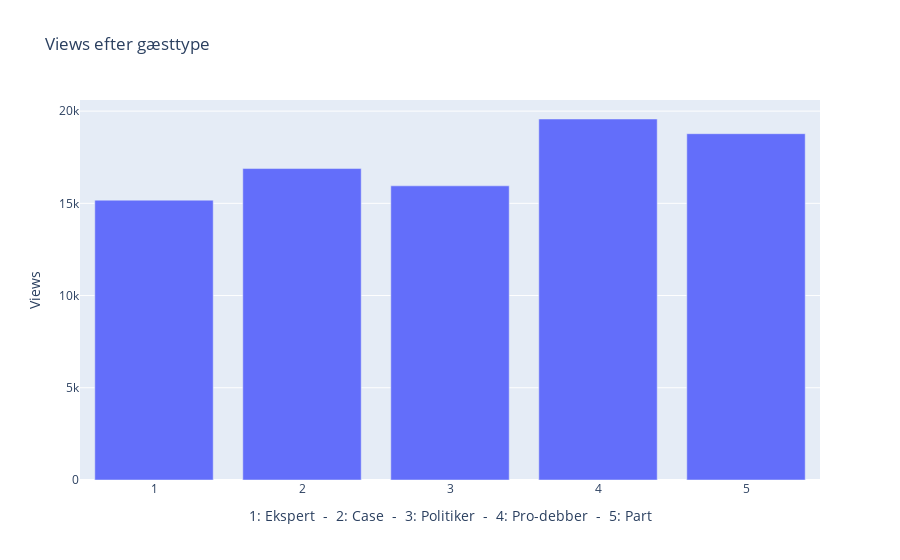

Notebook code for this chart:
### Markdown cell above
Lad os prøve at se, om der er forskel på, hvordan de forskellige gæsttyper performer

### Code cell
df_gtype = df.groupby('Gtype')['Views'].mean().reset_index()
fig = px.bar(df_gtype, x='Gtype', y='Views', title='Views efter gæsttype')

fig.update_xaxes(title_text='1: Ekspert  -  2: Case  -  3: Politiker  -  4: Pro-debber  -  5: Part')

fig.show()

### Figure 1 — Plotly figure (JSON) as saved in the notebook; plotly's stock layout.template omitted (floating-point values rounded to 4 significant figures)
{"data": [{"alignmentgroup": "True", "hovertemplate": "Gtype=%{x}<br>Views=%{y}<extra></extra>", "legendgroup": "", "marker": {"color": "#636efa", "pattern": {"shape": ""}}, "name": "", "offsetgroup": "", "orientation": "v", "showlegend": false, "textposition": "auto", "type": "bar", "x": [1, 2, 3, 4, 5], "xaxis": "x", "y": [15170.0, 16886, 15950.0, 19570.0, 18780.0], "yaxis": "y"}], "layout": {"autosize": true, "barmode": "relative", "legend": {"tracegroupgap": 0}, "title": {"text": "Views efter gæsttype"}, "xaxis": {"anchor": "y", "autorange": true, "domain": [0, 1], "range": [0.5, 5.5], "title": {"text": "1: Ekspert  -  2: Case  -  3: Politiker  -  4: Pro-debber  -  5: Part"}, "type": "linear"}, "yaxis": {"anchor": "x", "autorange": true, "domain": [0, 1], "range": [0, 20600.0], "title": {"text": "Views"}, "type": "linear"}}}
